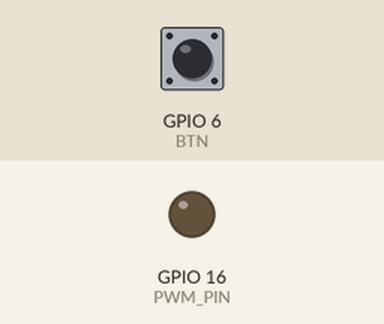
Simulated run of this program. Board: ESP32-S3. On the bench: output pins drawn as LEDs (lit = HIGH). Inputs (shaded band) come from the test bench; at power-on: GPIO 6 (BTN) LOW.

Above: at 1.2 s.
1.3 s: GPIO 6 (BTN) pulled HIGH for 0.15 s
At 3.4 s:
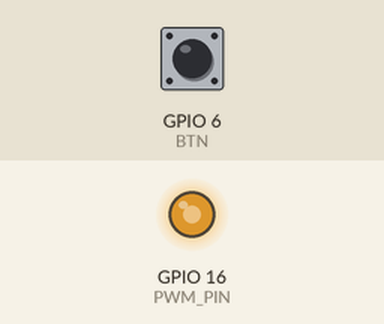
3.7 s: GPIO 6 (BTN) pulled HIGH for 1 s
At 4.15 s:
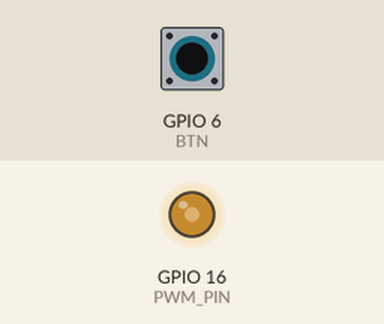
6.2 s: GPIO 6 (BTN) pulled HIGH for 3.2 s
At 8.5 s:
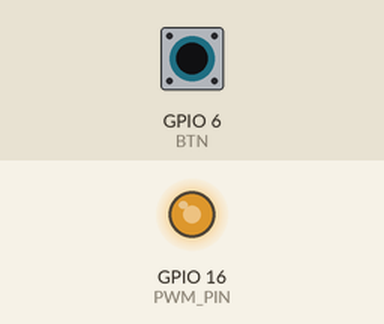
Timing chart, 0 to 10.0 s (numbered marks = the images above; inputs shaded):
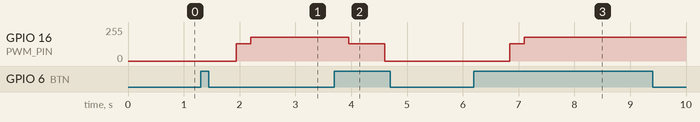

The program:

main.cpp
```cpp
#include <Arduino.h>
//#define PULSESHIELD
//#define SERIALDEBUG

const uint8_t  BTN = 6;
const uint8_t  PWM_PIN = 16;
const uint8_t  PWM_CH = 0;
const uint32_t FREQ = 20000;   // 20 kHz
const uint8_t  RES = 8;        // duty 0-255
const uint32_t RAMP_US = 5000; // ramp step every 5 ms
const uint32_t DEBOUNCE_MS = 200;

#ifdef PULSESHIELD
const int unusedPins[] = {4,5,7,15,17,18,8,9,10,11,12,13,14,21,38,39,40,41,42};
#endif

volatile bool running = false;
volatile uint8_t duty = 0;
volatile uint8_t targetDuty = 0;
volatile uint32_t lastPress = 0;
volatile bool btnEvent = false;
hw_timer_t* rampTimer = nullptr;

void IRAM_ATTR onButton() {
  uint32_t now = millis();
  if (now - lastPress > DEBOUNCE_MS) {
    running = !running;
    lastPress = now;
    btnEvent = true;
  }
}

void IRAM_ATTR onRamp() {
  if (duty < targetDuty) duty++;
  else if (duty > targetDuty) duty--;
  ledcWrite(PWM_CH, duty);
}

void setupPWM(uint8_t ch, uint8_t pin, uint32_t freq, uint8_t res) {
  ledcSetup(ch, freq, res);
  ledcAttachPin(pin, ch);
  ledcWrite(ch, 0);
}

void setup() {
  Serial.begin(115200);
  pinMode(BTN, INPUT_PULLDOWN);

  #ifdef PULSESHIELD
  for (int pin : unusedPins) { pinMode(pin, OUTPUT); digitalWrite(pin, LOW); }
  #endif

  setupPWM(PWM_CH, PWM_PIN, FREQ, RES);
  attachInterrupt(digitalPinToInterrupt(BTN), onButton, RISING);

  rampTimer = timerBegin(0, 80, true);           // 1 µs ticks
  timerAttachInterrupt(rampTimer, &onRamp, true);
  timerAlarmWrite(rampTimer, RAMP_US, true);
  timerAlarmEnable(rampTimer);
}

void loop() {
  if (btnEvent) {
    btnEvent = false;
    #ifdef SERIALDEBUG
    Serial.println(running ? "START" : "STOP");
    #endif
  }

  targetDuty = running ? 180 : 0;
  // BLE code goes here later, no delay() needed
}
```

Measured:
- after the input at 1.3 s, GPIO 16 (PWM_PIN): 0/255 → 128/255 after 0.64 s, → 179/255 0.26 s later
- after the input at 3.7 s, GPIO 16 (PWM_PIN): 179/255 → 128/255 after 0.26 s, → 0/255 0.65 s later
- after the input at 6.2 s, GPIO 16 (PWM_PIN): 0/255 → 128/255 after 0.64 s, → 179/255 0.26 s later
